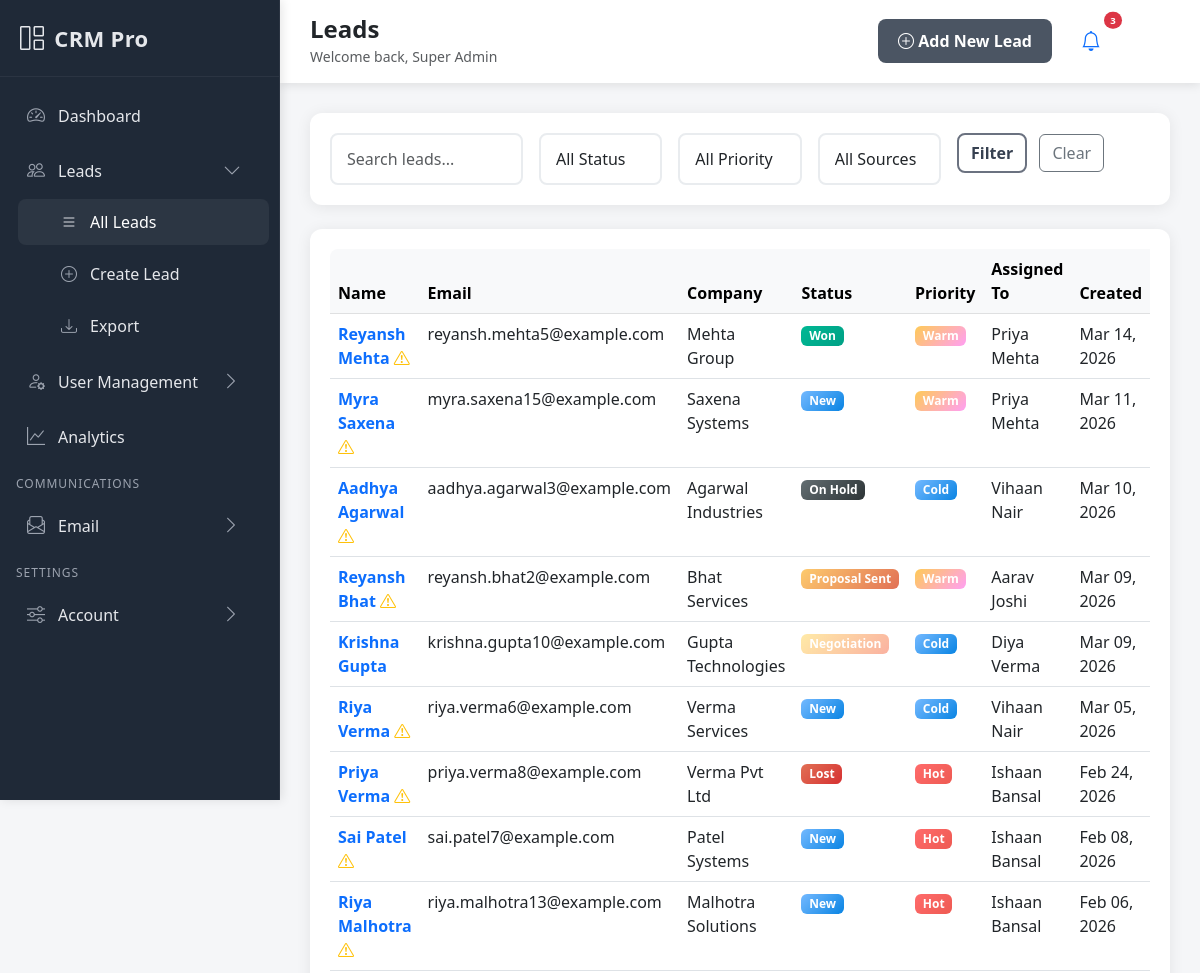
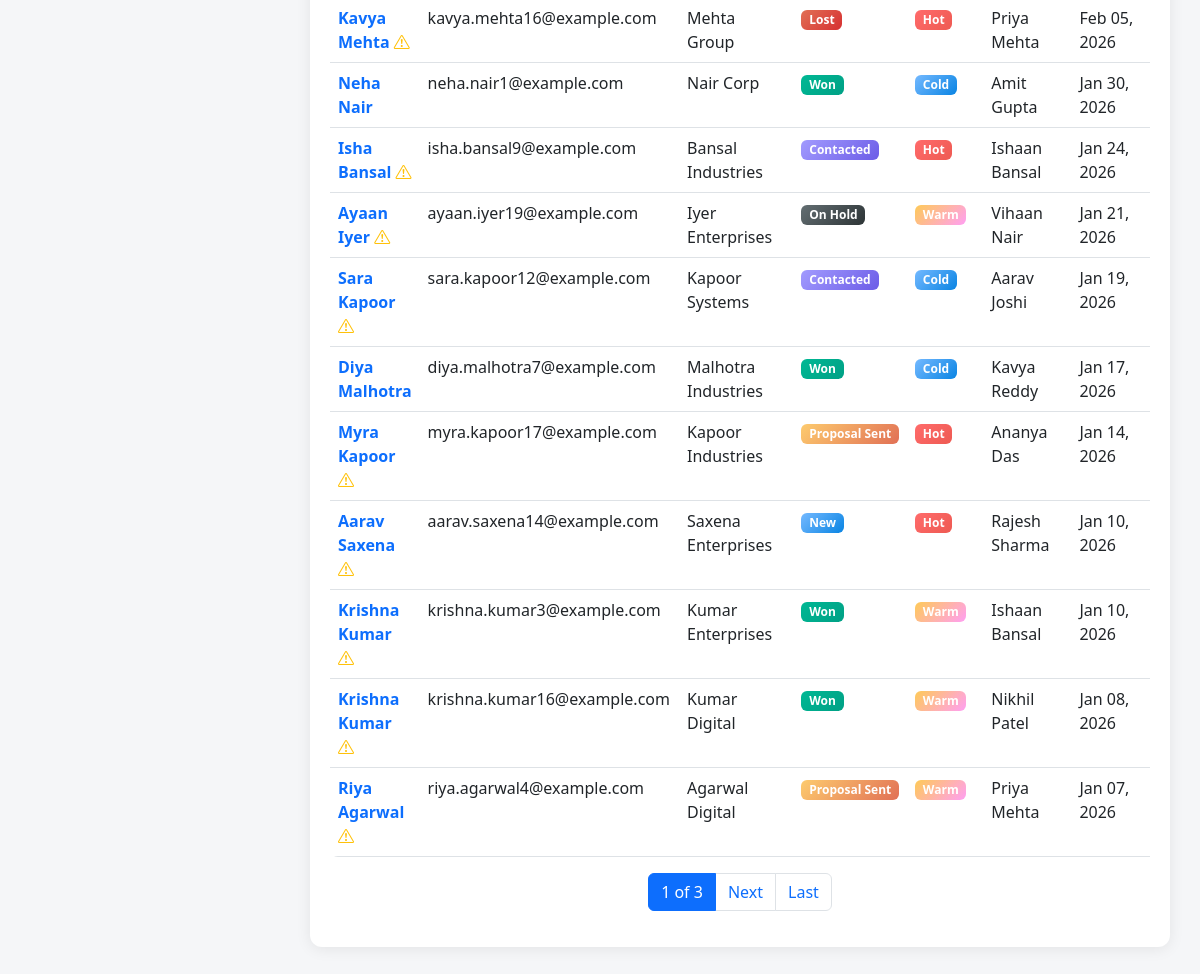
/leads/ (signed in), run on the app's committed database (2 pictures, top to bottom).
### accounts/models.py (models this page shows, shortened)
class CustomUser(AbstractUser):
    ROLE_CHOICES = [
        ('superadmin', 'Super Admin'),
        ('admin', 'Admin'),
        ('sales_manager', 'Sales Manager'),
        ('sales_rep', 'Sales Rep'),
        ('marketing', 'Marketing'),
    ]
    email = models.EmailField(unique=True)
    phone = models.CharField(max_length=15, blank=True, null=True)
    role = models.CharField(max_length=20, choices=ROLE_CHOICES, default='sales_rep')
    department = models.CharField(max_length=100, blank=True, null=True)
    profile_picture = models.ImageField(upload_to='profiles/', blank=True, null=True)
    is_active = models.BooleanField(default=True)
    date_joined = models.DateTimeField(auto_now_add=True)
    USERNAME_FIELD = 'username'
    REQUIRED_FIELDS = ['email', 'first_name', 'last_name']

### leads/models.py (models this page shows, shortened)
class Lead(models.Model):
    STATUS_CHOICES = [
        ('new', 'New'),
        ('contacted', 'Contacted'),
        ('qualified', 'Qualified'),
        ('proposal', 'Proposal Sent'),
        ('negotiation', 'Negotiation'),
        ('won', 'Won'),
        ('lost', 'Lost'),
        ('on_hold', 'On Hold'),
    ]
    PRIORITY_CHOICES = [
        ('hot', 'Hot'),
        ('warm', 'Warm'),
        ('cold', 'Cold'),
    ]
    first_name = models.CharField(max_length=100)
    last_name = models.CharField(max_length=100, blank=True, null=True)
    email = models.EmailField()
    phone = models.CharField(max_length=15, blank=True, null=True)
    company = models.CharField(max_length=200, blank=True, null=True)
    job_title = models.CharField(max_length=100, blank=True, null=True)
    source = models.ForeignKey(LeadSource, on_delete=models.SET_NULL, null=True, blank=True)
    status = models.CharField(max_length=20, choices=STATUS_CHOICES, default='new')
    priority = models.CharField(max_length=10, choices=PRIORITY_CHOICES, default='warm')
    assigned_to = models.ForeignKey(User, on_delete=models.SET_NULL, null=True, blank=True, related_name='assigned_leads')
    created_by = models.ForeignKey(User, on_delete=models.CASCADE, related_name='created_leads')
    address = models.TextField(blank=True, null=True)
    city = models.CharField(max_length=100, blank=True, null=True)
    state = models.CharField(max_length=100, blank=True, null=True)
    country = models.CharField(max_length=100, default='India')
    postal_code = models.CharField(max_length=20, blank=True, null=True)
    budget = models.DecimalField(max_digits=12, decimal_places=2, blank=True, null=True)
    requirements = models.TextField(blank=True, null=True)
    notes = models.TextField(blank=True, null=True)
    created_at = models.DateTimeField(auto_now_add=True)
    updated_at = models.DateTimeField(auto_now=True)
    last_contacted = models.DateTimeField(blank=True, null=True)
    def get_full_name(self):
        return f"{self.first_name} {self.last_name or ''}".strip()
    @property
    def is_overdue(self):
        if not self.last_contacted:
            return (timezone.now() - self.created_at).days > 3
        return (timezone.now() - self.last_contacted).days > 7
    class Meta:
        ordering = ['-created_at']

### leads/views.py (the view, shortened to what this page needs)
# urls.py: path('', views.LeadListView.as_view(), name='list'),
class LeadListView(LoginRequiredMixin, ListView):
    model = Lead
    template_name = 'leads/lead_list.html'
    context_object_name = 'leads'
    paginate_by = 20
    def get_queryset(self):
        queryset = Lead.objects.select_related('source', 'assigned_to', 'created_by')
        if self.request.user.role == 'sales_rep':
            queryset = queryset.filter(assigned_to=self.request.user)
        elif self.request.user.role == 'sales_manager':
            team_members = User.objects.filter(role='sales_rep', department=self.request.user.department)
            queryset = queryset.filter(Q(assigned_to=self.request.user) | Q(assigned_to__in=team_members))
        search = self.request.GET.get('search')
        status = self.request.GET.get('status')
        if status:
            queryset = queryset.filter(status=status)
        priority = self.request.GET.get('priority')
        if priority:
            queryset = queryset.filter(priority=priority)
        source = self.request.GET.get('source')
        if source:
            queryset = queryset.filter(source_id=source)
        assigned_to = self.request.GET.get('assigned_to')
        if assigned_to and self.request.user.role in ['admin', 'sales_manager', 'superadmin']:
            queryset = queryset.filter(assigned_to_id=assigned_to)
        date_from = self.request.GET.get('date_from')
        date_to = self.request.GET.get('date_to')
        if date_from:
            queryset = queryset.filter(created_at__date__gte=date_from)
        if date_to:
            queryset = queryset.filter(created_at__date__lte=date_to)
        return queryset.order_by('-created_at')
    def get_context_data(self, **kwargs):
        context = super().get_context_data(**kwargs)
        context['lead_sources'] = LeadSource.objects.filter(is_active=True)
        context['status_choices'] = Lead.STATUS_CHOICES
        context['priority_choices'] = Lead.PRIORITY_CHOICES
        context['search_form'] = LeadSearchForm(self.request.GET)
        if self.request.user.role in ['admin', 'sales_manager', 'superadmin']:
            context['sales_reps'] = User.objects.filter(role='sales_rep', is_active=True)
        queryset = self.get_queryset()
        context['total_leads'] = queryset.count()
        context['hot_leads'] = queryset.filter(priority='hot').count()
        context['new_leads'] = queryset.filter(status='new').count()
        return context

### templates/leads/lead_list.html (shortened to what this page needs)
{% extends 'base.html' %}
{% block page_title %}Leads{% endblock %}
{% block page_actions %}
<a href="{% url 'leads:create' %}" class="btn btn-primary">
    <i class="bi bi-plus-circle"></i> Add New Lead
</a>
{% endblock %}
{% block content %}
<div class="card mb-4">
    <div class="card-body">
        <form method="get" class="row g-3">
            <div class="col-md-3">
                <input type="text" name="search" class="form-control" placeholder="Search leads..." value="{{ request.GET.search }}">
            </div>
            <div class="col-md-2">
                <select name="status" class="form-control">
                    <option value="">All Status</option>
                </select>
            </div>
            <div class="col-md-2">
                <select name="priority" class="form-control">
                    <option value="">All Priority</option>
                </select>
            </div>
            <div class="col-md-2">
                <select name="source" class="form-control">
                    <option value="">All Sources</option>
                </select>
            </div>
            <div class="col-md-3">
                <button type="submit" class="btn btn-outline-primary me-2">Filter</button>
                <a href="{% url 'leads:list' %}" class="btn btn-outline-secondary">Clear</a>
            </div>
        </form>
    </div>
</div>
<div class="card">
    <div class="card-body">
        <div class="table-responsive">
            <table class="table table-hover">
                <thead class="table-light">
                    <tr>
                        <th>Name</th>
                        <th>Email</th>
                        <th>Company</th>
                        <th>Status</th>
                        <th>Priority</th>
                        <th>Assigned To</th>
                        <th>Created</th>
                    </tr>
                </thead>
                <tbody>
                    {% for lead in leads %}
                    <tr>
                        <td>
                            <a href="{% url 'leads:detail' lead.pk %}" class="text-decoration-none fw-bold">
                                {{ lead.get_full_name }}
                            </a>
                            {% if lead.is_overdue %}
                            <i class="bi bi-exclamation-triangle text-warning" title="Overdue follow-up"></i>
                            {% endif %}
                        </td>
                        <td>{{ lead.email }}</td>
                        <td>{{ lead.company|default:"-" }}</td>
                        <td>
                            <span class="badge badge-status-{{ lead.status }}">
                                {{ lead.get_status_display }}
                            </span>
                        </td>
                        <td>
                            <span class="badge badge-priority-{{ lead.priority }}">
                                {{ lead.get_priority_display }}
                            </span>
                        </td>
                        <td>{{ lead.assigned_to.get_full_name|default:"-" }}</td>
                        <td>{{ lead.created_at|date:"M d, Y" }}</td>
                    </tr>
                    {% empty %}
                    <tr>
                        <td colspan="8" class="text-center text-muted py-4">
                            No leads found. <a href="{% url 'leads:create' %}">Create your first lead</a>
                        </td>
                    </tr>
                    {% endfor %}
                </tbody>
            </table>
        </div>
        {% if is_paginated %}
        <nav aria-label="Page navigation">
            <ul class="pagination justify-content-center">
                <li class="page-item active">
                    <span class="page-link">{{ page_obj.number }} of {{ page_obj.paginator.num_pages }}</span>
                </li>
                {% if page_obj.has_next %}
                <li class="page-item">
                    <a class="page-link" href="?page={{ page_obj.next_page_number }}{% if request.GET.search %}&search={{ request.GET.search }}{% endif %}{% if request.GET.status %}&status={{ request.GET.status }}{% endif %}">Next</a>
                </li>
                <li class="page-item">
                    <a class="page-link" href="?page={{ page_obj.paginator.num_pages }}{% if request.GET.search %}&search={{ request.GET.search }}{% endif %}{% if request.GET.status %}&status={{ request.GET.status }}{% endif %}">Last</a>
                </li>
                {% endif %}
            </ul>
        </nav>
        {% endif %}
    </div>
</div>
{% endblock %}

### templates/base.html (shortened to what this page needs)
<!DOCTYPE html>
<html lang="en">
<head>
    <link href="https://cdn.jsdelivr.net/npm/bootstrap@5.3.0/dist/css/bootstrap.min.css" rel="stylesheet">
    <link href="https://cdn.jsdelivr.net/npm/bootstrap-icons@1.10.0/font/bootstrap-icons.css" rel="stylesheet">
</head>
<body>
    <nav class="sidebar" id="sidebar">
        <div class="sidebar-header">
            <a href="{% url 'dashboard:home' %}" class="sidebar-brand">
                <i class="bi bi-grid-1x2"></i>
                <span>CRM Pro</span>
            </a>
        </div>
        <ul class="nav flex-column sidebar-nav">
            <li class="nav-item">
                <a class="nav-link {% if request.resolver_match.url_name == 'home' %}active{% endif %}" href="{% url 'dashboard:home' %}">
                    <i class="bi bi-speedometer2"></i>
                    <span>Dashboard</span>
                </a>
            </li>
            <li class="nav-item">
                <a class="nav-link" data-bs-toggle="collapse" href="#menu-leads" role="button" aria-expanded="{% if request.resolver_match.app_name == 'leads' %}true{% else %}false{% endif %}" aria-controls="menu-leads">
                    <i class="bi bi-people"></i>
                    <span>Leads</span>
                    <i class="bi bi-chevron-right chevron"></i>
                </a>
                <ul class="nav flex-column collapse submenu {% if request.resolver_match.app_name == 'leads' %}show{% endif %}" id="menu-leads">
                    <li class="nav-item">
                        <a class="nav-link {% if request.resolver_match.url_name == 'list' %}active{% endif %}" href="{% url 'leads:list' %}">
                            <i class="bi bi-list"></i>
                            <span>All Leads</span>
                        </a>
                    </li>
                    <li class="nav-item">
                        <a class="nav-link {% if request.resolver_match.url_name == 'create' %}active{% endif %}" href="{% url 'leads:create' %}">
                            <i class="bi bi-plus-circle"></i>
                            <span>Create Lead</span>
                        </a>
                    </li>
                    <li class="nav-item">
                        <a class="nav-link" href="{% url 'leads:export' %}">
                            <i class="bi bi-download"></i>
                            <span>Export</span>
                        </a>
                    </li>
                </ul>
            </li>
            {% if user.role == 'admin' or user.role == 'superadmin' %}
            <li class="nav-item">
                <a class="nav-link" data-bs-toggle="collapse" href="#menu-users" role="button" aria-expanded="{% if request.resolver_match.app_name == 'accounts' and 'user' in request.path %}true{% else %}false{% endif %}" aria-controls="menu-users">
                    <i class="bi bi-person-gear"></i>
                    <span>User Management</span>
                    <i class="bi bi-chevron-right chevron"></i>
                </a>
            </li>
            {% endif %}
            <li class="nav-item">
                <a class="nav-link {% if request.resolver_match.url_name == 'analytics' and request.resolver_match.app_name == 'dashboard' %}active{% endif %}" href="{% url 'dashboard:analytics' %}">
                    <i class="bi bi-graph-up"></i>
                    <span>Analytics</span>
                </a>
            </li>
            <li class="menu-section">Communications</li>
            <li class="nav-item">
                <a class="nav-link" data-bs-toggle="collapse" href="#menu-comm" role="button" aria-expanded="{% if request.resolver_match.app_name == 'communications' %}true{% else %}false{% endif %}" aria-controls="menu-comm">
                    <i class="bi bi-envelope-paper"></i>
                    <span>Email</span>
                    <i class="bi bi-chevron-right chevron"></i>
                </a>
            </li>
            <li class="menu-section">Settings</li>
            <li class="nav-item">
                <a class="nav-link" data-bs-toggle="collapse" href="#menu-settings" role="button" aria-expanded="false" aria-controls="menu-settings">
                    <i class="bi bi-sliders"></i>
                    <span>Account</span>
                    <i class="bi bi-chevron-right chevron"></i>
                </a>
            </li>
        </ul>
    </nav>
    <div class="main-content">
        <div class="topbar">
            <div class="d-flex justify-content-between align-items-center">
                <div class="page-header">
                    <h4 class="mb-0 fw-bold">{% block page_title %}Dashboard{% endblock %}</h4>
                    <small class="text-muted">{% block page_subtitle %}Welcome back, {{ user.get_full_name }}{% endblock %}</small>
                </div>
                <div class="d-flex align-items-center gap-3">
                    <div class="page-actions">
                        {% block page_actions %}{% endblock %}
                    </div>
                    <div class="dropdown">
                        <button class="btn btn-link position-relative" data-bs-toggle="dropdown">
                            <i class="bi bi-bell fs-5"></i>
                            <span class="position-absolute top-0 start-100 translate-middle badge rounded-pill bg-danger" style="font-size: 0.6em;">
                                3
                            </span>
                        </button>
                    </div>
                    <div class="dropdown user-menu">
                        <div class="user-avatar" data-bs-toggle="dropdown">
                        </div>
                    </div>
                </div>
            </div>
        </div>
        <div class="content-area">
            <div class="page-content fade-in">
                {% block content %}{% endblock %}
            </div>
        </div>
    </div>
</body>
</html>

### data on the page
CustomUser: get_full_name "Super Admin"
Lead: get_full_name "Reyansh Mehta", email "reyansh.mehta5@example.com", company "Mehta Group", status "Won", priority "Warm", assigned_to.get_full_name "Priya Mehta", created_at "Mar 14, 2026"
Lead: get_full_name "Myra Saxena", email "myra.saxena15@example.com", company "Saxena Systems", status "New", priority "Warm", assigned_to.get_full_name "Priya Mehta", created_at "Mar 11, 2026"
Lead: get_full_name "Aadhya Agarwal", email "aadhya.agarwal3@example.com", company "Agarwal Industries", status "On Hold", priority "Cold", assigned_to.get_full_name "Vihaan Nair", created_at "Mar 10, 2026"
Lead: get_full_name "Reyansh Bhat", email "reyansh.bhat2@example.com", company "Bhat Services", status "Proposal Sent", priority "Warm", assigned_to.get_full_name "Aarav Joshi", created_at "Mar 09, 2026"
Lead: get_full_name "Krishna Gupta", email "krishna.gupta10@example.com", company "Gupta Technologies", status "Negotiation", priority "Cold", assigned_to.get_full_name "Diya Verma", created_at "Mar 09, 2026"
Lead: get_full_name "Riya Verma", email "riya.verma6@example.com", company "Verma Services", status "New", priority "Cold", assigned_to.get_full_name "Vihaan Nair", created_at "Mar 05, 2026"
Lead: get_full_name "Priya Verma", email "priya.verma8@example.com", company "Verma Pvt Ltd", status "Lost", priority "Hot", assigned_to.get_full_name "Ishaan Bansal", created_at "Feb 24, 2026"
Lead: get_full_name "Sai Patel", email "sai.patel7@example.com", company "Patel Systems", status "New", priority "Hot", assigned_to.get_full_name "Ishaan Bansal", created_at "Feb 08, 2026"
Lead: get_full_name "Riya Malhotra", email "riya.malhotra13@example.com", company "Malhotra Solutions", status "New", priority "Hot", assigned_to.get_full_name "Ishaan Bansal", created_at "Feb 06, 2026"
Lead: get_full_name "Kavya Mehta", email "kavya.mehta16@example.com", company "Mehta Group", status "Lost", priority "Hot", assigned_to.get_full_name "Priya Mehta", created_at "Feb 05, 2026"
Lead: get_full_name "Neha Nair", email "neha.nair1@example.com", company "Nair Corp", status "Won", priority "Cold", assigned_to.get_full_name "Amit Gupta", created_at "Jan 30, 2026"
Lead: get_full_name "Isha Bansal", email "isha.bansal9@example.com", company "Bansal Industries", status "Contacted", priority "Hot", assigned_to.get_full_name "Ishaan Bansal", created_at "Jan 24, 2026"
Lead: get_full_name "Ayaan Iyer", email "ayaan.iyer19@example.com", company "Iyer Enterprises", status "On Hold", priority "Warm", assigned_to.get_full_name "Vihaan Nair", created_at "Jan 21, 2026"
Lead: get_full_name "Sara Kapoor", email "sara.kapoor12@example.com", company "Kapoor Systems", status "Contacted", priority "Cold", assigned_to.get_full_name "Aarav Joshi", created_at "Jan 19, 2026"
Lead: get_full_name "Diya Malhotra", email "diya.malhotra7@example.com", company "Malhotra Industries", status "Won", priority "Cold", assigned_to.get_full_name "Kavya Reddy", created_at "Jan 17, 2026"
Lead: get_full_name "Myra Kapoor", email "myra.kapoor17@example.com", company "Kapoor Industries", status "Proposal Sent", priority "Hot", assigned_to.get_full_name "Ananya Das", created_at "Jan 14, 2026"
Lead: get_full_name "Aarav Saxena", email "aarav.saxena14@example.com", company "Saxena Enterprises", status "New", priority "Hot", assigned_to.get_full_name "Rajesh Sharma", created_at "Jan 10, 2026"
Lead: get_full_name "Krishna Kumar", email "krishna.kumar3@example.com", company "Kumar Enterprises", status "Won", priority "Warm", assigned_to.get_full_name "Ishaan Bansal", created_at "Jan 10, 2026"
Lead: get_full_name "Krishna Kumar", email "krishna.kumar16@example.com", company "Kumar Digital", status "Won", priority "Warm", assigned_to.get_full_name "Nikhil Patel", created_at "Jan 08, 2026"
Lead: get_full_name "Riya Agarwal", email "riya.agarwal4@example.com", company "Agarwal Digital", status "Proposal Sent", priority "Warm", assigned_to.get_full_name "Priya Mehta", created_at "Jan 07, 2026"

### other printed values
{{ page_obj.number }} "1"
{{ page_obj.paginator.num_pages }} "3"
